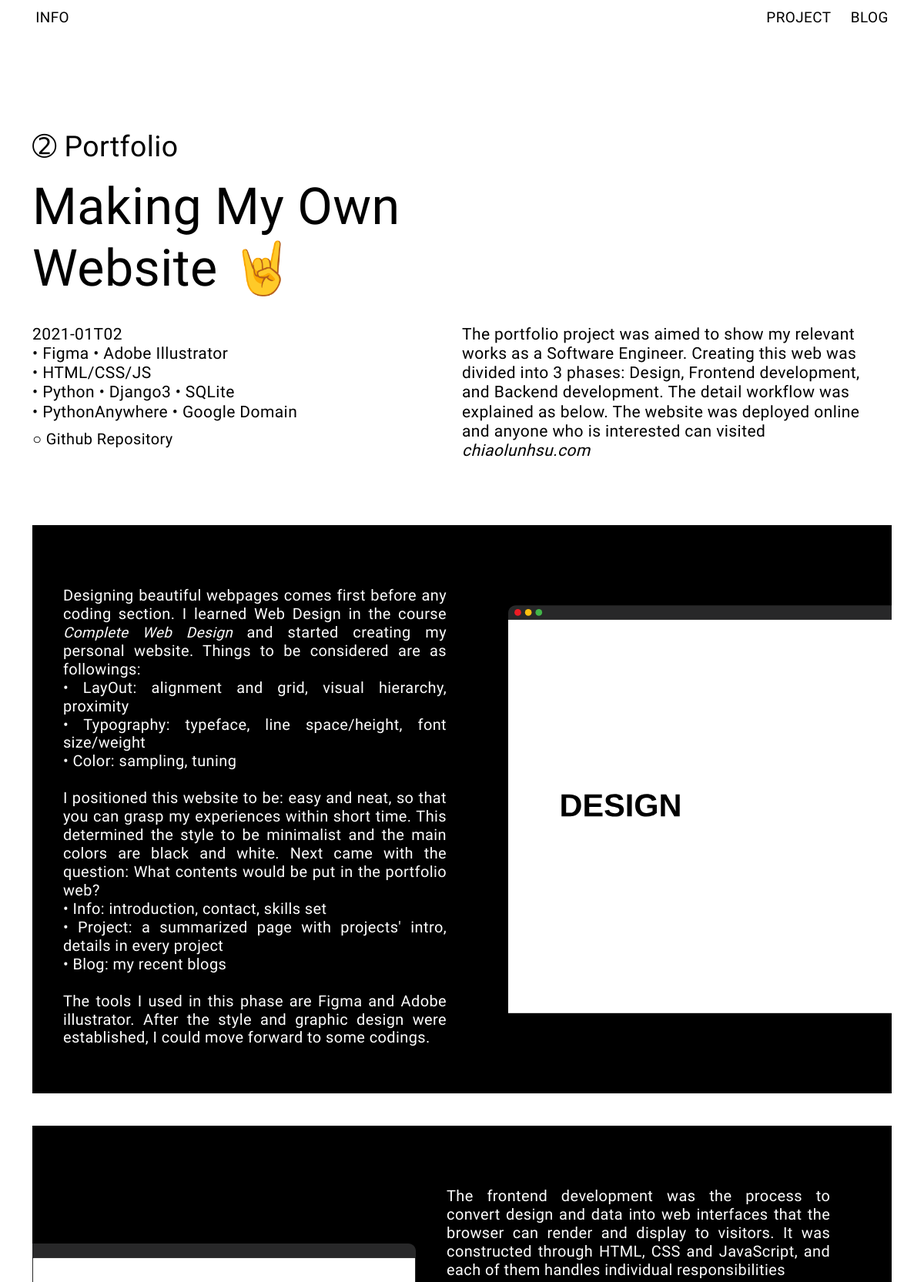
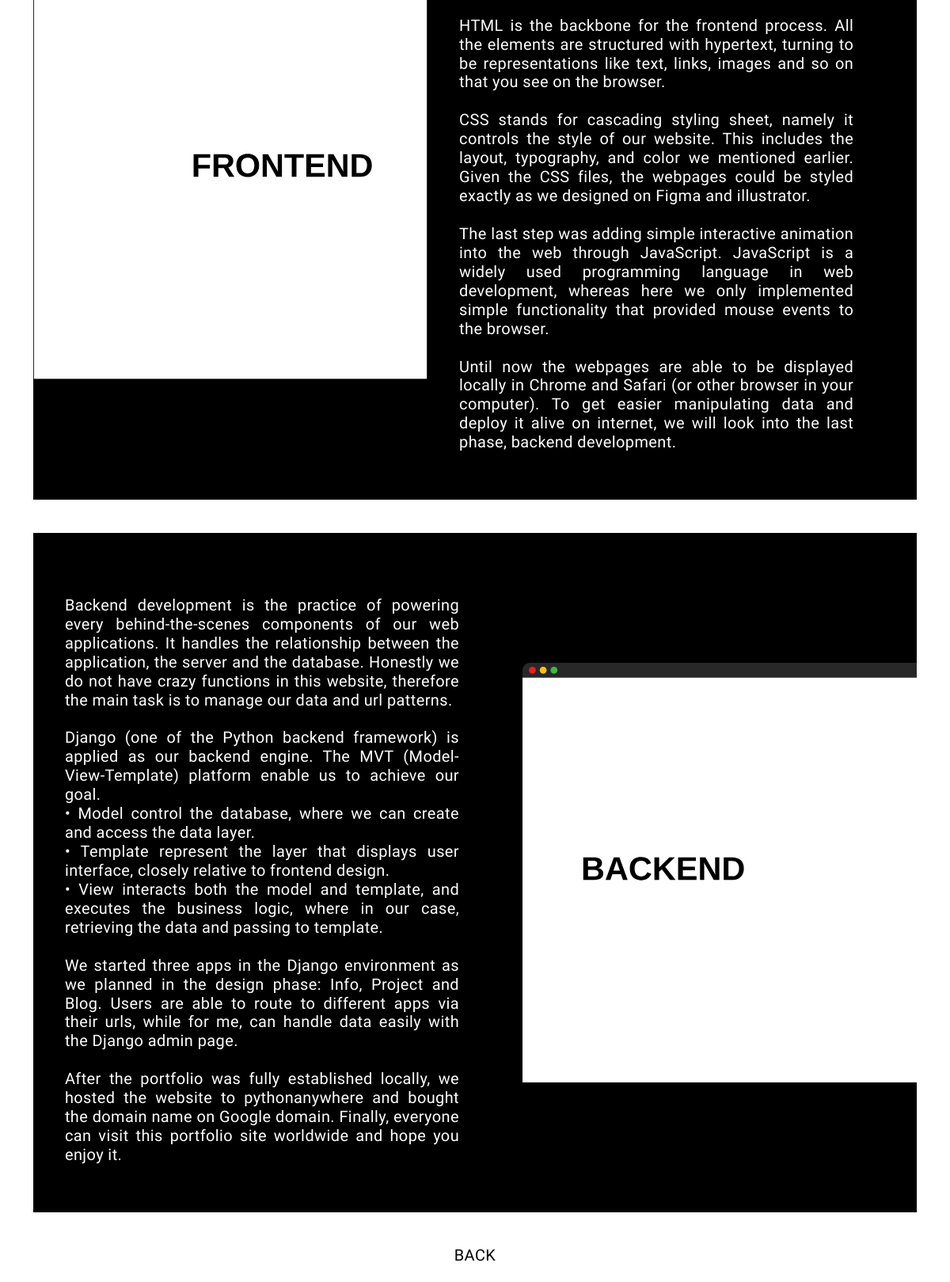
The page /project/Portfolio/ on the database its author committed (2 pictures, top to bottom).
### project/models.py (models this page shows, shortened)
class Project(models.Model):
    title = models.CharField(max_length=100)
    key = models.TextField()
    brief = models.TextField()
    slogan = models.CharField(max_length=100)
    time = models.CharField(max_length=100)
    tag = models.TextField()
    introduction = models.TextField()
    github = models.CharField(max_length=100, blank=True)
    content_1 = models.TextField()
    image_1 = models.FileField(upload_to='project/images/')
    content_2 = models.TextField()
    image_2 = models.FileField(upload_to='project/images/')
    content_3 = models.TextField()
    image_3 = models.FileField(upload_to='project/images/')

### project/views.py (the view)
# urls.py: path('<str:project_title>/', views.detail_project, name='detail_project'),
def detail_project(request, project_title):
    project = get_object_or_404(Project, title=project_title)
    return render(request, 'project/detail_project.html', {'project': project})

### project/templates/project/detail_project.html
{% extends 'info/base.html' %}
{% load static %}
{% block head %}
<link rel="stylesheet" href="{% static 'project/detail_project.css' %}">
{% endblock %}
{% block content %}
<div class="project-description">
    <span class="project-title circle_{{ project.id }}">{{ project.title }}</span>
    <h1 class="slogan">
        {{ project.slogan }}
    </h1>
    <div class="column">
        <div class="left-column">
            <span class="time-stamp">
                {{ project.time }}
            </span>
            <div class="tech-tags">
                {{ project.tag|safe }}
            </div>
            <div class="github">
                {% if project.github %}
                <a href="{{  project.github }}" target="_blank">○ Github Repository</a>
                {% endif %}
            </div>
        </div>
        <div class="right-column introduction">
            {{ project.introduction|safe }}
        </div>
    </div>
</div>
<div class="images-notes">
    <div class="note">
        {{ project.content_1|safe }}
    </div>
    <div class="image">
        <img src="{{ project.image_1.url}}">
    </div>
</div>
<div class="images-notes" class="reverse-img">
    <div class="image">
        <img src="{{ project.image_2.url}}">
    </div>
    <div class="note">
        {{ project.content_2|safe }}
    </div>
</div>
<div class="images-notes">
    <div class="note">
        {{ project.content_3|safe }}
    </div>
    <div class="image">
        <img src="{{ project.image_3.url}}">
    </div>
</div>
<h5 class="project-detail">
    <a href="{% url 'project:all_project' %}">BACK</a>
</h5>
{% endblock %}

### info/templates/info/base.html (shortened to what this page needs)
<!DOCTYPE html>
<html lang="en">
    <head>
        {% load static %}
        <link rel="stylesheet" href="{% static 'info/style.css' %}">
        {% block head %}{% endblock %}
        {% load static %}
    </head>
    <body>
        <div class="main">
            <header>
                <nav>
                    <ul class="nav-links">
                        <li>
                            <a href="{% url 'home' %}">INFO</a>
                        </li>
                        <li>
                            <a href="{% url 'project:all_project' %}">PROJECT</a>
                            <a href="{% url 'blog:all_blog' %}">BLOG</a>
                        </li>
                    </ul>
                </nav>
            </header>
        </div>
        {% block content %}{% endblock %}
    </body>
</html>

### info/static/info/style.css (style rules this page uses)
* { margin: 0; padding: 0; box-sizing: border-box; font-size: 100%; font-weight: 300; font: inherit; vertical-align: baseline; }
:root { --ms-2: 0.56rem; --ms-1: 0.75rem; --ms0: 1rem; --ms1: 1.33rem; --ms2: 1.78rem; --ms3: 2.37rem; --ms4: 3.16rem; --ms5: 4.21rem; --ms6: 5.61rem; --ms7: 7.48rem; --ms8: 9.97rem; --ms9: 13.29rem; --ms10: 17.71rem; --ms11: 23.61rem; --ms12: 31.47rem; }
html, body { line-height: 1.2; font-family: "Arimo", helvetica, arial, sans-serif; height: auto; letter-spacing: 0.02em; background: #ffffff; font-size: 18px; }
@media (min-width: 576px) { html, body { font-size: 19px; } }
@media (min-width: 768px) { html, body { font-size: 20px; } }
@media (min-width: 1024px) { html, body { font-size: 21px; } }
body::before { content: ""; position: fixed; top: -10rem; left: 0px; background: rgb(255, 255, 255); width: 100vw; height: calc(10rem + 100vh); z-index: -1; }
li, a { font-size: 0.95em; color: black; text-decoration: none; list-style: none; }
header { position: fixed; padding: 0.5em 0; top: 0; left: 0; width: 100%; mix-blend-mode: difference; z-index: 100; color: rgb(255, 255, 255); }
nav { padding: 0 2.2rem; margin: 0 auto; max-width: 65rem; width: 100%; }
.nav-links { list-style: none; display: flex; justify-content: space-between; -webkit-box-pack: justify; }
.nav-links li { word-spacing: 1em; }
.nav-links li > a { color: white; font-weight: 400; }
.column { display: flex; flex-wrap: wrap; }
.left-column { flex: 1; position: relative; }
.left-column > div a { text-decoration: none; }
.right-column { flex: 1; }
.circle_2:before { content: "➁ "; }

### project/static/project/detail_project.css (style rules this page uses)
.project-description { margin: 8rem 2em 4em; }
.slogan { padding: 0.25em 0 0.5em; width: 60%; font-size: var(--ms2); }
@media (min-width: 768px) { .slogan { font-size: var(--ms3); width: 80%; } }
@media (min-width: 768px) { .time-stamp { font-size: var(--ms-1); } }
@media (min-width: 768px) { .project-title { font-size: var(--ms1); } }
@media (min-width: 1024px) { .slogan { font-size: var(--ms4); width: 60%; } }
@media (min-width: 1024px) { .time-stamp { font-size: var(--ms0); } }
@media (min-width: 1024px) { .project-title { font-size: var(--ms2); } }
.images-notes { display: flex; flex-wrap: wrap; background-color: black; margin: 2em 2em 2em; height: 100%; }
.note { flex: 1; padding: 4em; padding-bottom: 3em; padding-left: 2em; background-color: black; color: white; text-align: justify; font-size: 0.95em; line-height: 120%; }
.note a { color: white; }
.note i { font-style: italic; }
.image { flex: 1; background-color: black; }
.image img { width: 100%; height: 100%; padding-top: 3em; padding-bottom: 3em; background-color: black; }
.project-detail { font-size: var(--ms0); padding-top: 0em; padding-bottom: 1em; text-align: center; }
.introduction i { font-style: italic !important; }
.github { padding-top: 0.5em; }

### rows shown on the page
Project: title "Portfolio", slogan "Making My Own Website 🤘", time "2021-01T02", tag "• Figma • Adobe Illustrator • HTML/CSS/JS • Python • Django3 • SQLite • PythonAnywhere • Google Domain", introduction "The portfolio project was aimed to show my relevant works as a Software Engineer. Creating this web was divided into 3 phases: Design, Frontend development, and Backend development. The detail workflow was explained as below. The website was deployed online and anyone who is interested can visited chiaolunhsu.com", content_1 "Designing beautiful webpages comes first before any coding section. I learned Web Design in the course Complete Web Design and started creating my personal website. Things to be considered are as followings: • LayOut: alignment and grid, visual hierarchy, proximity • Typography: typeface, line space/height, font size/weight • Color: sampling, tuning I positioned this website to be: easy and neat, so that you can grasp my experiences within short time. This determined the style to be minimalist and the main colors are black and white. Next came with the question: What contents would be put in the portfolio web? • Info: introduction, contact, skills set • Project: a summarized page with…", image_1 (picture), image_2 (picture), content_2 "The frontend development was the process to convert design and data into web interfaces that the browser can render and display to visitors. It was constructed through HTML, CSS and JavaScript, and each of them handles individual responsibilities HTML is the backbone for the frontend process. All the elements are structured with hypertext, turning to be representations like text, links, images and so on that you see on the browser. CSS stands for cascading styling sheet, namely it controls the style of our website. This includes the layout, typography, and color we mentioned earlier. Given the CSS files, the webpages could be styled exactly as we designed on Figma and illustrator. The last…", content_3 "Backend development is the practice of powering every behind-the-scenes components of our web applications. It handles the relationship between the application, the server and the database. Honestly we do not have crazy functions in this website, therefore the main task is to manage our data and url patterns. Django (one of the Python backend framework) is applied as our backend engine. The MVT (Model-View-Template) platform enable us to achieve our goal. • Model control the database, where we can create and access the data layer. • Template represent the layer that displays user interface, closely relative to frontend design. • View interacts both the model and template, and executes the…", image_3 (picture)
